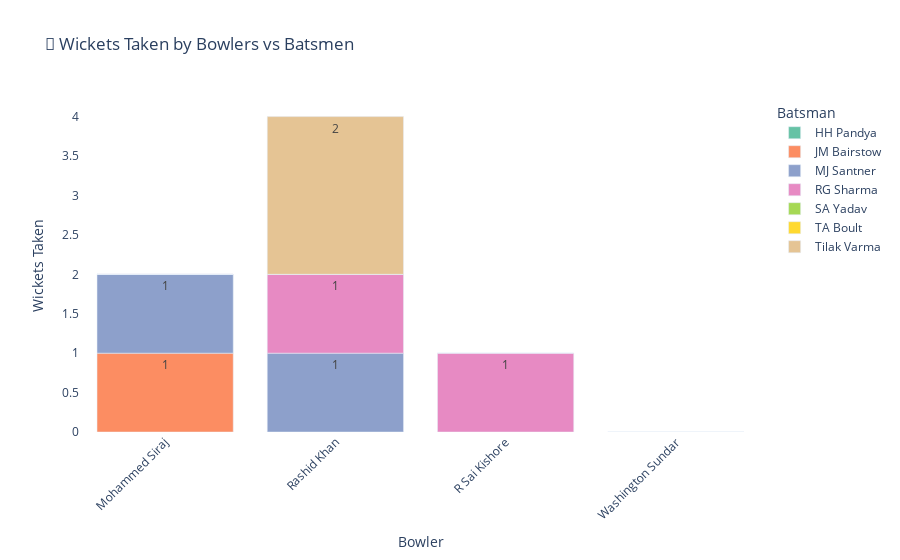

Write notebook code for a chart like this one.
### Code cell
import plotly.express as px

# Create an interactive bar chart
fig = px.bar(
    h2h_bowlers_vs_batsmen_df, 
    x="bowler", 
    y="Wickets_Taken", 
    color="batsman", 
    text="Wickets_Taken",
    labels={"bowler": "Bowler", "Wickets_Taken": "Wickets Taken", "batsman": "Batsman"},
    title="🎯 Wickets Taken by Bowlers vs Batsmen",
    hover_name="batsman",
    hover_data={"bowler": True, "Wickets_Taken": True, "batsman": True},
    color_discrete_sequence=px.colors.qualitative.Set2
)

# Update layout for better readability
fig.update_layout(
    xaxis=dict(title="Bowler", tickangle=-45),
    yaxis=dict(title="Wickets Taken"),
    showlegend=True,
    plot_bgcolor="white"
)

# Show figure
fig.show()

### Figure 1 — Plotly figure (JSON) as saved in the notebook; plotly's stock layout.template omitted (floating-point values rounded to 4 significant figures)
{"data": [{"alignmentgroup": "True", "customdata": [["HH Pandya"]], "hovertemplate": "<b>%{hovertext}</b><br><br>Batsman=%{customdata[0]}<br>Bowler=%{x}<br>Wickets Taken=%{text}<extra></extra>", "hovertext": ["HH Pandya"], "legendgroup": "HH Pandya", "marker": {"color": "rgb(102,194,165)", "pattern": {"shape": ""}}, "name": "HH Pandya", "offsetgroup": "HH Pandya", "orientation": "v", "showlegend": true, "text": [0], "textposition": "auto", "type": "bar", "x": ["Mohammed Siraj"], "xaxis": "x", "y": [0], "yaxis": "y"}, {"alignmentgroup": "True", "customdata": [["JM Bairstow"], ["JM Bairstow"]], "hovertemplate": "<b>%{hovertext}</b><br><br>Batsman=%{customdata[0]}<br>Bowler=%{x}<br>Wickets Taken=%{text}<extra></extra>", "hovertext": ["JM Bairstow", "JM Bairstow"], "legendgroup": "JM Bairstow", "marker": {"color": "rgb(252,141,98)", "pattern": {"shape": ""}}, "name": "JM Bairstow", "offsetgroup": "JM Bairstow", "orientation": "v", "showlegend": true, "text": [1, 0], "textposition": "auto", "type": "bar", "x": ["Mohammed Siraj", "Rashid Khan"], "xaxis": "x", "y": [1, 0], "yaxis": "y"}, {"alignmentgroup": "True", "customdata": [["MJ Santner"], ["MJ Santner"]], "hovertemplate": "<b>%{hovertext}</b><br><br>Batsman=%{customdata[0]}<br>Bowler=%{x}<br>Wickets Taken=%{text}<extra></extra>", "hovertext": ["MJ Santner", "MJ Santner"], "legendgroup": "MJ Santner", "marker": {"color": "rgb(141,160,203)", "pattern": {"shape": ""}}, "name": "MJ Santner", "offsetgroup": "MJ Santner", "orientation": "v", "showlegend": true, "text": [1, 1], "textposition": "auto", "type": "bar", "x": ["Mohammed Siraj", "Rashid Khan"], "xaxis": "x", "y": [1, 1], "yaxis": "y"}, {"alignmentgroup": "True", "customdata": [["RG Sharma"], ["RG Sharma"], ["RG Sharma"], ["RG Sharma"]], "hovertemplate": "<b>%{hovertext}</b><br><br>Batsman=%{customdata[0]}<br>Bowler=%{x}<br>Wickets Taken=%{text}<extra></extra>", "hovertext": ["RG Sharma", "RG Sharma", "RG Sharma", "RG Sharma"], "legendgroup": "RG Sharma", "marker": {"color": "rgb(231,138,195)", "pattern": {"shape": ""}}, "name": "RG Sharma", "offsetgroup": "RG Sharma", "orientation": "v", "showlegend": true, "text": [1, 1, 0, 0], "textposition": "auto", "type": "bar", "x": ["R Sai Kishore", "Rashid Khan", "Mohammed Siraj", "Washington Sundar"], "xaxis": "x", "y": [1, 1, 0, 0], "yaxis": "y"}, {"alignmentgroup": "True", "customdata": [["SA Yadav"], ["SA Yadav"]], "hovertemplate": "<b>%{hovertext}</b><br><br>Batsman=%{customdata[0]}<br>Bowler=%{x}<br>Wickets Taken=%{text}<extra></extra>", "hovertext": ["SA Yadav", "SA Yadav"], "legendgroup": "SA Yadav", "marker": {"color": "rgb(166,216,84)", "pattern": {"shape": ""}}, "name": "SA Yadav", "offsetgroup": "SA Yadav", "orientation": "v", "showlegend": true, "text": [0, 0], "textposition": "auto", "type": "bar", "x": ["Mohammed Siraj", "Rashid Khan"], "xaxis": "x", "y": [0, 0], "yaxis": "y"}, {"alignmentgroup": "True", "customdata": [["TA Boult"]], "hovertemplate": "<b>%{hovertext}</b><br><br>Batsman=%{customdata[0]}<br>Bowler=%{x}<br>Wickets Taken=%{text}<extra></extra>", "hovertext": ["TA Boult"], "legendgroup": "TA Boult", "marker": {"color": "rgb(255,217,47)", "pattern": {"shape": ""}}, "name": "TA Boult", "offsetgroup": "TA Boult", "orientation": "v", "showlegend": true, "text": [0], "textposition": "auto", "type": "bar", "x": ["Rashid Khan"], "xaxis": "x", "y": [0], "yaxis": "y"}, {"alignmentgroup": "True", "customdata": [["Tilak Varma"], ["Tilak Varma"], ["Tilak Varma"], ["Tilak Varma"]], "hovertemplate": "<b>%{hovertext}</b><br><br>Batsman=%{customdata[0]}<br>Bowler=%{x}<br>Wickets Taken=%{text}<extra></extra>", "hovertext": ["Tilak Varma", "Tilak Varma", "Tilak Varma", "Tilak Varma"], "legendgroup": "Tilak Varma", "marker": {"color": "rgb(229,196,148)", "pattern": {"shape": ""}}, "name": "Tilak Varma", "offsetgroup": "Tilak Varma", "orientation": "v", "showlegend": true, "text": [2, 0, 0, 0], "textposition": "auto", "type": "bar", "x": ["Rashid Khan", "Mohammed Siraj", "R Sai Kishore", "Washington Sundar"], "xaxis": "x", "y": [2, 0, 0, 0], "yaxis": "y"}], "layout": {"autosize": true, "barmode": "relative", "legend": {"title": {"text": "Batsman"}, "tracegroupgap": 0}, "plot_bgcolor": "white", "showlegend": true, "title": {"text": "🎯 Wickets Taken by Bowlers vs Batsmen"}, "xaxis": {"anchor": "y", "autorange": true, "domain": [0, 1], "range": [-0.5, 3.5], "tickangle": -45, "title": {"text": "Bowler"}, "type": "category"}, "yaxis": {"anchor": "x", "autorange": true, "domain": [0, 1], "range": [0, 4.211], "title": {"text": "Wickets Taken"}, "type": "linear"}}}
